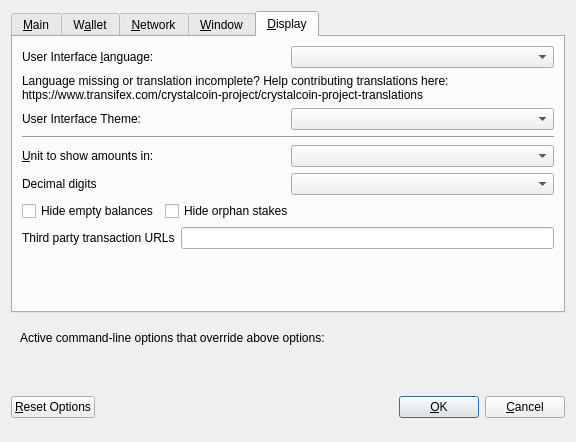
<?xml version="1.0" encoding="UTF-8"?>
<ui version="4.0">
 <class>OptionsDialog</class>
 <widget class="QDialog" name="OptionsDialog">
  <property name="geometry">
   <rect>
    <x>0</x>
    <y>0</y>
    <width>576</width>
    <height>442</height>
   </rect>
  </property>
  <property name="windowTitle">
   <string>Options</string>
  </property>
  <property name="modal">
   <bool>true</bool>
  </property>
  <layout class="QVBoxLayout" name="verticalLayout">
   <item>
    <widget class="QTabWidget" name="tabWidget">
     <property name="currentIndex">
      <number>4</number>
     </property>
     <widget class="QWidget" name="tabMain">
      <attribute name="title">
       <string>&amp;Main</string>
      </attribute>
      <layout class="QVBoxLayout" name="verticalLayout_Main">
       <item>
        <widget class="QCheckBox" name="bitcoinAtStartup">
         <property name="toolTip">
          <string>Automatically start crystalcoin after logging in to the system.</string>
         </property>
         <property name="text">
          <string>&amp;Start crystalcoin on system login</string>
         </property>
        </widget>
       </item>
       <item>
        <layout class="QHBoxLayout" name="horizontalLayout_2_Main">
         <item>
          <widget class="QLabel" name="databaseCacheLabel">
           <property name="text">
            <string>Size of &amp;database cache</string>
           </property>
           <property name="textFormat">
            <enum>Qt::PlainText</enum>
           </property>
           <property name="buddy">
            <cstring>databaseCache</cstring>
           </property>
          </widget>
         </item>
         <item>
          <widget class="QSpinBox" name="databaseCache"/>
         </item>
         <item>
          <widget class="QLabel" name="databaseCacheUnitLabel">
           <property name="text">
            <string>MB</string>
           </property>
           <property name="textFormat">
            <enum>Qt::PlainText</enum>
           </property>
          </widget>
         </item>
         <item>
          <spacer name="horizontalSpacer_2_Main">
           <property name="orientation">
            <enum>Qt::Horizontal</enum>
           </property>
           <property name="sizeHint" stdset="0">
            <size>
             <width>40</width>
             <height>20</height>
            </size>
           </property>
          </spacer>
         </item>
        </layout>
       </item>
       <item>
        <layout class="QHBoxLayout" name="horizontalLayout_3_Main">
         <item>
          <widget class="QLabel" name="threadsScriptVerifLabel">
           <property name="text">
            <string>Number of script &amp;verification threads</string>
           </property>
           <property name="textFormat">
            <enum>Qt::PlainText</enum>
           </property>
           <property name="buddy">
            <cstring>threadsScriptVerif</cstring>
           </property>
          </widget>
         </item>
         <item>
          <widget class="QSpinBox" name="threadsScriptVerif">
           <property name="toolTip">
            <string>(0 = auto, &lt;0 = leave that many cores free)</string>
           </property>
          </widget>
         </item>
         <item>
          <spacer name="horizontalSpacer_3_Main">
           <property name="orientation">
            <enum>Qt::Horizontal</enum>
           </property>
           <property name="sizeHint" stdset="0">
            <size>
             <width>40</width>
             <height>20</height>
            </size>
           </property>
          </spacer>
         </item>
        </layout>
       </item>
       <item>
        <spacer name="verticalSpacer_2">
         <property name="orientation">
          <enum>Qt::Vertical</enum>
         </property>
         <property name="sizeHint" stdset="0">
          <size>
           <width>20</width>
           <height>40</height>
          </size>
         </property>
        </spacer>
       </item>
       <!--
       <item>
        <widget class="QCheckBox" name="checkBoxZeromintEnable">
         <property name="toolTip">
          <string>Enable automatic minting of crystalcoin units to zECA</string>
         </property>
         <property name="layoutDirection">
          <enum>Qt::LeftToRight</enum>
         </property>
         <property name="text">
          <string>Enable zECA Automint</string>
         </property>
        </widget>
       </item>
       <item>
        <layout class="QHBoxLayout" name="horizontalLayout_3">
         <item>
          <widget class="QLabel" name="percentage_label">
           <property name="toolTip">
            <string>Percentage of incoming crystalcoin which get automatically converted to zECA via Zerocoin Protocol (min: 10%)</string>
           </property>
           <property name="text">
            <string>Percentage of autominted zECA</string>
           </property>
          </widget>
         </item>
         <item>
          <widget class="QSpinBox" name="zeromintPercentage">
           <property name="minimum">
            <number>1</number>
           </property>
           <property name="maximum">
            <number>100</number>
           </property>
          </widget>
         </item>
        </layout>
       </item>
       <item>
        <layout class="QHBoxLayout" name="horizontalLayout" stretch="0,0">
         <property name="sizeConstraint">
          <enum>QLayout::SetFixedSize</enum>
         </property>
         <item>
          <widget class="QLabel" name="labelPreferredDenom">
           <property name="maximumSize">
            <size>
             <width>16777215</width>
             <height>16777215</height>
            </size>
           </property>
           <property name="toolTip">
            <string>Wait with automatic conversion to Zerocoin until enough crystalcoin for this denomination is available</string>
           </property>
           <property name="text">
            <string>Preferred Automint zECA Denomination</string>
           </property>
          </widget>
         </item>
         <item>
          <widget class="QComboBox" name="preferredDenom">
           <property name="maximumSize">
            <size>
             <width>16777215</width>
             <height>27</height>
            </size>
           </property>
           <property name="toolTip">
            <string>Wait with automatic conversion to Zerocoin until enough crystalcoin for this denomination is available</string>
           </property>
           <property name="maxVisibleItems">
            <number>9</number>
           </property>
           <property name="maxCount">
            <number>9</number>
           </property>
          </widget>
         </item>
        </layout>
       </item>
      -->
      </layout>
     </widget>
     <widget class="QWidget" name="tabWallet">
      <attribute name="title">
       <string>W&amp;allet</string>
      </attribute>
      <layout class="QVBoxLayout" name="verticalLayout_Wallet">
       <item>
        <layout class="QHBoxLayout" name="horizontalLayout_2_Wallet">
         <item>
          <widget class="QLabel" name="labelStakeSplitThresholdText">
           <property name="text">
            <string>Stake split threshold:</string>
           </property>
          </widget>
         </item>
         <item>
          <widget class="QSpinBox" name="spinBoxStakeSplitThreshold">
           <property name="minimum">
            <number>0</number>
           </property>
           <property name="maximum">
            <number>9999999</number>
           </property>
          </widget>
         </item>
        </layout>
       </item>
       <item>
        <widget class="QGroupBox" name="groupBox">
         <property name="title">
          <string>Expert</string>
         </property>
         <layout class="QVBoxLayout" name="verticalLayout_2">
          <item>
           <widget class="QCheckBox" name="coinControlFeatures">
            <property name="toolTip">
             <string>Whether to show coin control features or not.</string>
            </property>
            <property name="text">
             <string>Enable coin &amp;control features</string>
            </property>
           </widget>
          </item>
          <!--
          <item>
           <widget class="QCheckBox" name="showMasternodesTab">
            <property name="toolTip">
             <string>Show additional tab listing all your masternodes in first sub-tab&lt;br/&gt;and all masternodes on the network in second sub-tab.</string>
            </property>
            <property name="text">
             <string>Show Masternodes Tab</string>
            </property>
           </widget>
          </item>
          -->
          <item>
           <widget class="QCheckBox" name="spendZeroConfChange">
            <property name="toolTip">
             <string>If you disable the spending of unconfirmed change, the change from a transaction&lt;br/&gt;cannot be used until that transaction has at least one confirmation.&lt;br/&gt;This also affects how your balance is computed.</string>
            </property>
            <property name="text">
             <string>&amp;Spend unconfirmed change</string>
            </property>
           </widget>
          </item>
         </layout>
        </widget>
       </item>
       <item>
        <spacer name="verticalSpacer_Wallet">
         <property name="orientation">
          <enum>Qt::Vertical</enum>
         </property>
         <property name="sizeHint" stdset="0">
          <size>
           <width>20</width>
           <height>40</height>
          </size>
         </property>
        </spacer>
       </item>
      </layout>
     </widget>
     <widget class="QWidget" name="tabNetwork">
      <attribute name="title">
       <string>&amp;Network</string>
      </attribute>
      <layout class="QVBoxLayout" name="verticalLayout_Network">
       <item>
        <widget class="QCheckBox" name="mapPortUpnp">
         <property name="toolTip">
          <string>Automatically open the crystalcoin client port on the router. This only works when your router supports UPnP and it is enabled.</string>
         </property>
         <property name="text">
          <string>Map port using &amp;UPnP</string>
         </property>
        </widget>
       </item>
       <item>
        <widget class="QCheckBox" name="allowIncoming">
         <property name="toolTip">
          <string>Accept connections from outside</string>
         </property>
         <property name="text">
          <string>Allow incoming connections</string>
         </property>
        </widget>
       </item>
       <item>
        <widget class="QCheckBox" name="connectSocks">
         <property name="toolTip">
          <string>Connect to the crystalcoin network through a SOCKS5 proxy.</string>
         </property>
         <property name="text">
          <string>&amp;Connect through SOCKS5 proxy (default proxy):</string>
         </property>
        </widget>
       </item>
       <item>
        <layout class="QHBoxLayout" name="horizontalLayout_1_Network">
         <item>
          <widget class="QLabel" name="proxyIpLabel">
           <property name="text">
            <string>Proxy &amp;IP:</string>
           </property>
           <property name="textFormat">
            <enum>Qt::PlainText</enum>
           </property>
           <property name="buddy">
            <cstring>proxyIp</cstring>
           </property>
          </widget>
         </item>
         <item>
          <widget class="QValidatedLineEdit" name="proxyIp">
           <property name="minimumSize">
            <size>
             <width>140</width>
             <height>0</height>
            </size>
           </property>
           <property name="maximumSize">
            <size>
             <width>140</width>
             <height>16777215</height>
            </size>
           </property>
           <property name="toolTip">
            <string>IP address of the proxy (e.g. IPv4: 127.0.0.1 / IPv6: ::1)</string>
           </property>
          </widget>
         </item>
         <item>
          <widget class="QLabel" name="proxyPortLabel">
           <property name="text">
            <string>&amp;Port:</string>
           </property>
           <property name="textFormat">
            <enum>Qt::PlainText</enum>
           </property>
           <property name="buddy">
            <cstring>proxyPort</cstring>
           </property>
          </widget>
         </item>
         <item>
          <widget class="QLineEdit" name="proxyPort">
           <property name="minimumSize">
            <size>
             <width>55</width>
             <height>0</height>
            </size>
           </property>
           <property name="maximumSize">
            <size>
             <width>55</width>
             <height>16777215</height>
            </size>
           </property>
           <property name="toolTip">
            <string>Port of the proxy (e.g. 9050)</string>
           </property>
          </widget>
         </item>
         <item>
          <spacer name="horizontalSpacer_1_Network">
           <property name="orientation">
            <enum>Qt::Horizontal</enum>
           </property>
           <property name="sizeHint" stdset="0">
            <size>
             <width>40</width>
             <height>20</height>
            </size>
           </property>
          </spacer>
         </item>
        </layout>
       </item>
       <item>
        <spacer name="verticalSpacer_Network">
         <property name="orientation">
          <enum>Qt::Vertical</enum>
         </property>
         <property name="sizeHint" stdset="0">
          <size>
           <width>20</width>
           <height>40</height>
          </size>
         </property>
        </spacer>
       </item>
      </layout>
     </widget>
     <widget class="QWidget" name="tabWindow">
      <attribute name="title">
       <string>&amp;Window</string>
      </attribute>
      <layout class="QVBoxLayout" name="verticalLayout_Window">
       <item>
        <widget class="QCheckBox" name="minimizeToTray">
         <property name="toolTip">
          <string>Show only a tray icon after minimizing the window.</string>
         </property>
         <property name="text">
          <string>&amp;Minimize to the tray instead of the taskbar</string>
         </property>
        </widget>
       </item>
       <item>
        <widget class="QCheckBox" name="minimizeOnClose">
         <property name="toolTip">
          <string>Minimize instead of exit the application when the window is closed. When this option is enabled, the application will be closed only after selecting Quit in the menu.</string>
         </property>
         <property name="text">
          <string>M&amp;inimize on close</string>
         </property>
        </widget>
       </item>
       <item>
        <spacer name="verticalSpacer_Window">
         <property name="orientation">
          <enum>Qt::Vertical</enum>
         </property>
         <property name="sizeHint" stdset="0">
          <size>
           <width>20</width>
           <height>40</height>
          </size>
         </property>
        </spacer>
       </item>
      </layout>
     </widget>
     <widget class="QWidget" name="tabDisplay">
      <attribute name="title">
       <string>&amp;Display</string>
      </attribute>
      <layout class="QVBoxLayout" name="verticalLayout_Display">
       <item>
        <layout class="QHBoxLayout" name="horizontalLayout_1_Display">
         <item>
          <widget class="QLabel" name="langLabel">
           <property name="text">
            <string>User Interface &amp;language:</string>
           </property>
           <property name="textFormat">
            <enum>Qt::PlainText</enum>
           </property>
           <property name="buddy">
            <cstring>lang</cstring>
           </property>
          </widget>
         </item>
         <item>
          <widget class="QValueComboBox" name="lang">
           <property name="toolTip">
            <string>The user interface language can be set here. This setting will take effect after restarting crystalcoin.</string>
           </property>
          </widget>
         </item>
        </layout>
       </item>
       <item>
        <widget class="QLabel" name="label_3">
         <property name="toolTip">
          <string notr="true"/>
         </property>
         <property name="statusTip">
          <string notr="true"/>
         </property>
         <property name="whatsThis">
          <string notr="true"/>
         </property>
         <property name="accessibleName">
          <string notr="true"/>
         </property>
         <property name="text">
          <string>Language missing or translation incomplete? Help contributing translations here:
https://www.transifex.com/crystalcoin-project/crystalcoin-project-translations</string>
         </property>
         <property name="wordWrap">
          <bool>true</bool>
         </property>
         <property name="openExternalLinks">
          <bool>true</bool>
         </property>
         <property name="textInteractionFlags">
          <set>Qt::TextBrowserInteraction</set>
         </property>
        </widget>
       </item>
       <item>
        <layout class="QHBoxLayout" name="horizontalLayout_2_Display" stretch="0,0">
         <item>
          <widget class="QLabel" name="themeLabel">
           <property name="text">
            <string>User Interface Theme:</string>
           </property>
          </widget>
         </item>
         <item>
          <widget class="QValueComboBox" name="theme"/>
         </item>
        </layout>
       </item>
       <item>
        <widget class="Line" name="line">
         <property name="orientation">
          <enum>Qt::Horizontal</enum>
         </property>
        </widget>
       </item>
       <item>
        <layout class="QHBoxLayout" name="horizontalLayout_3_Display">
         <item>
          <widget class="QLabel" name="unitLabel">
           <property name="text">
            <string>&amp;Unit to show amounts in:</string>
           </property>
           <property name="textFormat">
            <enum>Qt::PlainText</enum>
           </property>
           <property name="buddy">
            <cstring>unit</cstring>
           </property>
          </widget>
         </item>
         <item>
          <widget class="QValueComboBox" name="unit">
           <property name="toolTip">
            <string>Choose the default subdivision unit to show in the interface and when sending coins.</string>
           </property>
          </widget>
         </item>
        </layout>
       </item>
       <item>
        <layout class="QHBoxLayout" name="horizontalLayout_4_Display">
         <item>
          <widget class="QLabel" name="digitsLabel">
           <property name="text">
            <string>Decimal digits</string>
           </property>
          </widget>
         </item>
         <item>
          <widget class="QValueComboBox" name="digits"/>
         </item>
        </layout>
       </item>
       <item>
        <layout class="QHBoxLayout" name="horizontalLayout_5_Display">
         <item>
          <widget class="QCheckBox" name="checkBoxHideZeroBalances">
           <property name="toolTip">
            <string>Hide empty balances</string>
           </property>
           <property name="layoutDirection">
            <enum>Qt::LeftToRight</enum>
           </property>
           <property name="text">
            <string>Hide empty balances</string>
           </property>
          </widget>
         </item>
         <item>
          <widget class="QCheckBox" name="checkBoxHideOrphans">
           <property name="toolTip">
            <string>Hide orphan stakes in transaction lists</string>
           </property>
           <property name="text">
            <string>Hide orphan stakes</string>
           </property>
          </widget>
         </item>
         <item>
          <spacer name="horizontalSpacer">
           <property name="orientation">
            <enum>Qt::Horizontal</enum>
           </property>
           <property name="sizeHint" stdset="0">
            <size>
             <width>40</width>
             <height>20</height>
            </size>
           </property>
          </spacer>
         </item>
        </layout>
       </item>
       <item>
        <layout class="QHBoxLayout" name="horizontalLayout_6_Display">
         <item>
          <widget class="QLabel" name="thirdPartyTxUrlsLabel">
           <property name="toolTip">
            <string>Third party URLs (e.g. a block explorer) that appear in the transactions tab as context menu items. %s in the URL is replaced by transaction hash. Multiple URLs are separated by vertical bar |.</string>
           </property>
           <property name="text">
            <string>Third party transaction URLs</string>
           </property>
           <property name="buddy">
            <cstring>thirdPartyTxUrls</cstring>
           </property>
          </widget>
         </item>
         <item>
          <widget class="QLineEdit" name="thirdPartyTxUrls">
           <property name="toolTip">
            <string>Third party URLs (e.g. a block explorer) that appear in the transactions tab as context menu items. %s in the URL is replaced by transaction hash. Multiple URLs are separated by vertical bar |.</string>
           </property>
          </widget>
         </item>
        </layout>
       </item>
       <item>
        <spacer name="verticalSpacer">
         <property name="orientation">
          <enum>Qt::Vertical</enum>
         </property>
         <property name="sizeHint" stdset="0">
          <size>
           <width>20</width>
           <height>40</height>
          </size>
         </property>
        </spacer>
       </item>
      </layout>
     </widget>
    </widget>
   </item>
   <item>
    <widget class="QFrame" name="frame">
     <layout class="QVBoxLayout" name="verticalLayout_Bottom">
      <item>
       <layout class="QHBoxLayout" name="horizontalLayout_Bottom">
        <item>
         <widget class="QLabel" name="overriddenByCommandLineInfoLabel">
          <property name="text">
           <string>Active command-line options that override above options:</string>
          </property>
          <property name="textFormat">
           <enum>Qt::PlainText</enum>
          </property>
         </widget>
        </item>
        <item>
         <spacer name="horizontalSpacer_Bottom">
          <property name="orientation">
           <enum>Qt::Horizontal</enum>
          </property>
          <property name="sizeHint" stdset="0">
           <size>
            <width>40</width>
            <height>20</height>
           </size>
          </property>
         </spacer>
        </item>
       </layout>
      </item>
      <item>
       <widget class="QLabel" name="overriddenByCommandLineLabel">
        <property name="text">
         <string/>
        </property>
        <property name="textFormat">
         <enum>Qt::PlainText</enum>
        </property>
        <property name="wordWrap">
         <bool>true</bool>
        </property>
       </widget>
      </item>
     </layout>
    </widget>
   </item>
   <item>
    <layout class="QHBoxLayout" name="horizontalLayout_Buttons">
     <item>
      <widget class="QPushButton" name="resetButton">
       <property name="toolTip">
        <string>Reset all client options to default.</string>
       </property>
       <property name="text">
        <string>&amp;Reset Options</string>
       </property>
       <property name="autoDefault">
        <bool>false</bool>
       </property>
      </widget>
     </item>
     <item>
      <spacer name="horizontalSpacer_1">
       <property name="orientation">
        <enum>Qt::Horizontal</enum>
       </property>
       <property name="sizeHint" stdset="0">
        <size>
         <width>40</width>
         <height>48</height>
        </size>
       </property>
      </spacer>
     </item>
     <item>
      <widget class="QLabel" name="statusLabel">
       <property name="minimumSize">
        <size>
         <width>200</width>
         <height>0</height>
        </size>
       </property>
       <property name="font">
        <font>
         <weight>75</weight>
         <bold>true</bold>
        </font>
       </property>
       <property name="text">
        <string/>
       </property>
       <property name="textFormat">
        <enum>Qt::PlainText</enum>
       </property>
       <property name="wordWrap">
        <bool>true</bool>
       </property>
      </widget>
     </item>
     <item>
      <spacer name="horizontalSpacer_2">
       <property name="orientation">
        <enum>Qt::Horizontal</enum>
       </property>
       <property name="sizeHint" stdset="0">
        <size>
         <width>40</width>
         <height>48</height>
        </size>
       </property>
      </spacer>
     </item>
     <item>
      <widget class="QPushButton" name="okButton">
       <property name="text">
        <string>&amp;OK</string>
       </property>
       <property name="autoDefault">
        <bool>false</bool>
       </property>
       <property name="default">
        <bool>true</bool>
       </property>
      </widget>
     </item>
     <item>
      <widget class="QPushButton" name="cancelButton">
       <property name="text">
        <string>&amp;Cancel</string>
       </property>
       <property name="autoDefault">
        <bool>false</bool>
       </property>
      </widget>
     </item>
    </layout>
   </item>
  </layout>
 </widget>
 <customwidgets>
  <customwidget>
   <class>QValidatedLineEdit</class>
   <extends>QLineEdit</extends>
   <header>qvalidatedlineedit.h</header>
  </customwidget>
  <customwidget>
   <class>QValueComboBox</class>
   <extends>QComboBox</extends>
   <header>qvaluecombobox.h</header>
  </customwidget>
 </customwidgets>
 <resources/>
 <connections/>
</ui>
